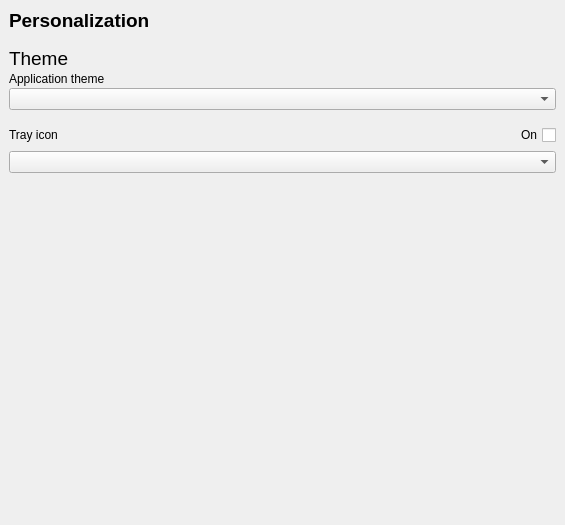
<?xml version="1.0" encoding="UTF-8"?>
<ui version="4.0">
 <class>Personalization</class>
 <widget class="QWidget" name="Personalization">
  <property name="geometry">
   <rect>
    <x>0</x>
    <y>0</y>
    <width>565</width>
    <height>525</height>
   </rect>
  </property>
  <property name="windowTitle">
   <string/>
  </property>
  <layout class="QHBoxLayout" name="horizontalLayout">
   <property name="spacing">
    <number>0</number>
   </property>
   <property name="leftMargin">
    <number>0</number>
   </property>
   <property name="topMargin">
    <number>0</number>
   </property>
   <property name="rightMargin">
    <number>0</number>
   </property>
   <property name="bottomMargin">
    <number>0</number>
   </property>
   <item>
    <widget class="QScrollArea" name="scrollArea">
     <property name="frameShape">
      <enum>QFrame::NoFrame</enum>
     </property>
     <property name="widgetResizable">
      <bool>true</bool>
     </property>
     <widget class="QWidget" name="scrollAreaWidgetContents">
      <property name="geometry">
       <rect>
        <x>0</x>
        <y>0</y>
        <width>565</width>
        <height>525</height>
       </rect>
      </property>
      <layout class="QVBoxLayout" name="verticalLayout_2">
       <property name="spacing">
        <number>15</number>
       </property>
       <property name="leftMargin">
        <number>9</number>
       </property>
       <property name="topMargin">
        <number>9</number>
       </property>
       <property name="rightMargin">
        <number>9</number>
       </property>
       <property name="bottomMargin">
        <number>9</number>
       </property>
       <item>
        <widget class="QLabel" name="label">
         <property name="font">
          <font>
           <pointsize>14</pointsize>
           <bold>true</bold>
          </font>
         </property>
         <property name="text">
          <string>Personalization</string>
         </property>
        </widget>
       </item>
       <item>
        <layout class="QVBoxLayout" name="verticalLayout">
         <property name="spacing">
          <number>2</number>
         </property>
         <item>
          <widget class="QLabel" name="label_2">
           <property name="font">
            <font>
             <pointsize>14</pointsize>
            </font>
           </property>
           <property name="text">
            <string>Theme</string>
           </property>
          </widget>
         </item>
         <item>
          <widget class="QLabel" name="label_3">
           <property name="text">
            <string>Application theme</string>
           </property>
          </widget>
         </item>
         <item>
          <widget class="QComboBox" name="appThemeCBox"/>
         </item>
        </layout>
       </item>
       <item>
        <layout class="QGridLayout" name="gridLayout">
         <property name="spacing">
          <number>6</number>
         </property>
         <item row="0" column="1">
          <widget class="QCheckBox" name="disableTrayIcon">
           <property name="layoutDirection">
            <enum>Qt::RightToLeft</enum>
           </property>
           <property name="text">
            <string>On</string>
           </property>
          </widget>
         </item>
         <item row="0" column="0">
          <widget class="QLabel" name="label_4">
           <property name="text">
            <string>Tray icon</string>
           </property>
          </widget>
         </item>
         <item row="1" column="0" colspan="2">
          <widget class="QComboBox" name="trayIconCBox"/>
         </item>
        </layout>
       </item>
       <item>
        <spacer name="verticalSpacer">
         <property name="orientation">
          <enum>Qt::Vertical</enum>
         </property>
         <property name="sizeHint" stdset="0">
          <size>
           <width>20</width>
           <height>312</height>
          </size>
         </property>
        </spacer>
       </item>
      </layout>
     </widget>
    </widget>
   </item>
  </layout>
 </widget>
 <resources/>
 <connections/>
</ui>
